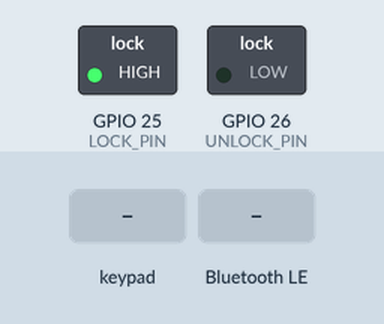
The program below on a simulated ESP32. Parts: switched loads named in the program (green lamp = pin HIGH). Wiring (inferred from the names in the program): 4×3 keypad with keys 1 2 3 4 5 6 7 8 9 * 0 #: rows GPIO 5, GPIO 13, GPIO 12, GPIO 14; columns GPIO 19, GPIO 18, GPIO 23. Dashed ring = blinking. The test bench sets the inputs (shaded band). EEPROM starts erased; nothing arrives over Bluetooth unless stated; a phone connects over Bluetooth LE 3 s after start; pins used as bus, display or sensor lines are not drawn; what the program prints to the serial monitor is not drawn.

Above: at 1.2 s.
1.3 s: keypad keys 1 2 3 4 pressed 0.4 s apart
At 2.6 s:
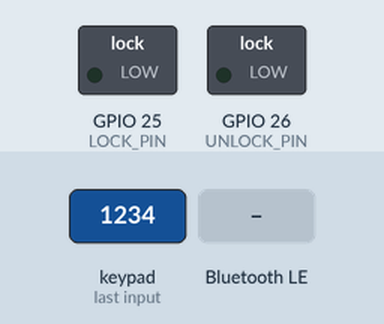
5.4 s: Bluetooth LE write "#" received
6.9 s: key '*' pressed
8.4 s: Bluetooth LE write "1" received
9.9 s: key '#' pressed
Timing chart, 0 to 12.4 s (numbered marks = the images above; inputs shaded):
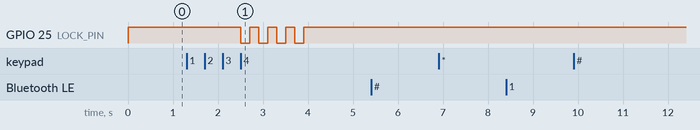

Measured:
- after the input at 1.3 s, GPIO 25 (LOCK_PIN): alternates HIGH for 0.20 s and LOW for 0.20 s, 8 changes in all, then stays HIGH, starting after 1.2 s
- after the input at 5.4 s, every drawn part: stays the same
- after the input at 6.9 s, every drawn part: stays the same
- after the input at 8.4 s, every drawn part: stays the same
- after the input at 9.9 s, every drawn part: stays the same

The program:

main.cpp
```cpp
#include "main.h"

#include "BLEmanager.h"
#include "Keyboard.h"

bool unlocked = false;
unsigned long unlockedAt = 0;
unsigned long unlockDuration = 10000;

const byte PASSWORD_LENGTH = 4;
String accessPassword = "1234";

bool enteringSpecialCode = false;

String currentInput = "";

void setup() {
  Serial.begin(115200);

  for (int i = 0; i < ROWS; i++) {
    pinMode(rows[i], OUTPUT);
    digitalWrite(rows[i], LOW);
  }

  for (int i = 0; i < COLS; i++) {
    pinMode(columns[i], INPUT_PULLDOWN);
  }

  pinMode(UNLOCK_PIN, OUTPUT);
  pinMode(LOCK_PIN, OUTPUT);

  digitalWrite(LOCK_PIN, HIGH);
  digitalWrite(UNLOCK_PIN, LOW);

  EEPROM.begin(EEPROM_SIZE);
  accessPassword = readEEPROMString(0, 16);

  Serial.println(String("Password from EEPROM: ") + accessPassword);

  if (accessPassword == "") {
    accessPassword = "1234";
    writeEEPROMString(0, accessPassword);
  }

  Serial.println(String("Password: ") + accessPassword);

  setup_ble();
}

void loop() {
  if (unlocked && millis() - unlockedAt >= unlockDuration) {
    lockedState();
  }

  char key_pressed = get_keyboard_key();
  if (key_pressed != '\0') {
    Serial.println(String("Key pressed: ") + key_pressed);
    handleKey(key_pressed);
  }
  sendAppState(unlocked, unlockDuration, millis());
}

void lockedState() {
  unlocked = false;
  digitalWrite(LOCK_PIN, HIGH);
  digitalWrite(UNLOCK_PIN, LOW);
  Serial.println("Locked");
}

void unlockedState() {
  unlocked = true;
  unlockedAt = millis();
  digitalWrite(LOCK_PIN, LOW);
  digitalWrite(UNLOCK_PIN, HIGH);
  Serial.println("Unlocked");
}

void handleKey(char key) {
  currentInput += key;

  if (key == '#' && enteringSpecialCode == false) {
    // format: #1234*5678
    enteringSpecialCode = true;
    Serial.println(String("Entering special code..."));
    return;
  }

  if (enteringSpecialCode) {
    if (currentInput.length() == 6) {
      if (key != '*') {
        signalizeWrongPassword();
        currentInput = "";
        enteringSpecialCode = false;
      }
    } else if (currentInput.length() == 10) {
      String previousPassword = currentInput.substring(1, 5);
      String newPassword = currentInput.substring(6, 10);
      if (accessPassword != previousPassword) {
        signalizeWrongPassword();
      } else {
        changePassword(newPassword);
      }
      currentInput = "";
      enteringSpecialCode = false;
    }
    return;
  }

  if (currentInput.length() == PASSWORD_LENGTH) {
    if (currentInput == accessPassword) {
      unlockedState();
      currentInput = "";
    } else {
      Serial.println(String("Invalid password"));
      currentInput = "";
      signalizeWrongPassword();
    }
  }
}

String readEEPROMString(int start, int len) {
  String result = "";
  for (int i = start; i < start + len; i++) {
    char c = EEPROM.read(i);
    if (c == 0 || c == 255) break;
    result += c;
  }
  return result;
}

void writeEEPROMString(int start, String value) {
  for (int i = 0; i < value.length(); i++) {
    EEPROM.write(start + i, value[i]);
  }
  EEPROM.write(start + value.length(), 0);
  EEPROM.commit();
}

void signalizeWrongPassword() {
  for (int i = 0; i < 4; i++) {
    digitalWrite(LOCK_PIN, LOW);
    delay(200);
    digitalWrite(LOCK_PIN, HIGH);
    delay(200);
  }
}

void signalizePasswordChange() {
  for (int i = 0; i < 4; i++) {
    digitalWrite(UNLOCK_PIN, HIGH);
    delay(200);
    digitalWrite(UNLOCK_PIN, LOW);
    delay(200);
  }
}

void changePassword(String newPassword) {
  accessPassword = newPassword;
  writeEEPROMString(0, accessPassword);
  signalizePasswordChange();
}
```

BLEmanager.cpp
```cpp
#include "BLEManager.h"

#include "main.h"

BLEServer* pServer = NULL;
BLECharacteristic* pCharacteristic = NULL;
bool deviceConnected = false;

int stateDebounceDelay = 500;
unsigned long lastStateUpdate = 0;

class MyServerCallbacks : public BLEServerCallbacks {
  void onConnect(BLEServer* pServer) {
    Serial.println("Device connected");
    deviceConnected = true;
    BLEDevice::startAdvertising();
  }

  void onDisconnect(BLEServer* pServer) {
    deviceConnected = false;
    Serial.println("Device disconnected");
  }
};

class MyCharacteristicCallbacks : public BLECharacteristicCallbacks {
  void onWrite(BLECharacteristic* pCharacteristic) {
    std::string value = pCharacteristic->getValue();

    if (value.length() > 0) {
      Serial.println("Received Command:");
      Serial.println(value.c_str());  // Print the raw JSON string

      JsonDocument doc;
      DeserializationError error = deserializeJson(doc, value);

      if (error) {
        Serial.print("Failed to parse JSON: ");
        Serial.println(error.c_str());
        return;
      }

      if (!unlocked) {
        Serial.println("Terminal needs to be unlocked to change configuration");
        return;
      }

      if (doc["unlock_duration"].is<int>()) {
        unsigned long newUnlockDuration =
            doc["unlock_duration"].as<unsigned long>();
        unlockDuration = newUnlockDuration;
        Serial.print("Updated unlock_duration to: ");
        Serial.println(unlockDuration);
      }

      if (doc["password"].is<const char*>()) {
        String newPassword = doc["password"].as<String>();
        changePassword(newPassword);
        Serial.print("Updated password to: ");
        Serial.println(newPassword);
      }
    }
  }
};

void setup_ble() {
  BLEDevice::init("ESP32 BLE Control");

  pServer = BLEDevice::createServer();
  pServer->setCallbacks(new MyServerCallbacks());

  BLEService* pService = pServer->createService(SERVICE_UUID);

  pCharacteristic = pService->createCharacteristic(
      CHARACTERISTIC_UUID, BLECharacteristic::PROPERTY_READ |
                               BLECharacteristic::PROPERTY_WRITE |
                               BLECharacteristic::PROPERTY_NOTIFY);

  pCharacteristic->setCallbacks(new MyCharacteristicCallbacks());
  pCharacteristic->addDescriptor(new BLE2902());

  // start the BLE service
  pService->start();

  BLEDevice::startAdvertising();

  Serial.println("Bluetooth device is ready to pair");
}

void sendAppState(bool unlocked, int unlockDuration, unsigned long timestamp) {
  if (timestamp - stateDebounceDelay < lastStateUpdate) {
    return;
  }
  JsonDocument doc;
  doc["unlocked"] = unlocked;
  doc["unlock_duration"] = unlockDuration;
  doc["timestamp"] = timestamp;

  String jsonStr;
  serializeJson(doc, jsonStr);

  pCharacteristic->setValue(jsonStr.c_str());
  pCharacteristic->notify();

  lastStateUpdate = timestamp;
}
```

BLEmanager.h
```cpp
#ifndef BLE_MANAGER_H
#define BLE_MANAGER_H

#include <Arduino.h>
#include <ArduinoJson.h>
#include <BLE2902.h>
#include <BLEDevice.h>
#include <BLEServer.h>
#include <BLEUtils.h>

#define SERVICE_UUID "ce329a3c-b829-42a8-9739-b2c160c3497b"
#define CHARACTERISTIC_UUID "d769bc0a-00f3-481c-8fb7-93dd37d0c3c4"

extern BLEServer* pServer;
extern BLECharacteristic* pCharacteristic;
extern bool deviceConnected;

void setup_ble();
void sendAppState(bool unlocked, int unlockDuration, unsigned long timestamp);

#endif
```

keyboard.cpp
```cpp
#include "Keyboard.h"

byte rows[ROWS] = {5, 13, 12, 14};
byte columns[COLS] = {19, 18, 23};

char keyboardChars[ROWS][COLS] = {
    {'1', '2', '3'}, {'4', '5', '6'}, {'7', '8', '9'}, {'*', '0', '#'}};
int debounceDelay = 300;
long lastKeyPressTime = 0;

char get_keyboard_key() {
  for (int a = 0; a < ROWS; a++) {
    digitalWrite(rows[a], HIGH);

    for (int b = 0; b < COLS; b++) {
      if (digitalRead(columns[b]) == HIGH) {
        if (millis() - lastKeyPressTime > debounceDelay) {
          lastKeyPressTime = millis();
          digitalWrite(rows[a], LOW);
          return keyboardChars[a][b];
        }
      }
    }
    digitalWrite(rows[a], LOW);
  }
  return '\0';
}
```

keyboard.h
```cpp
#ifndef KEYBOARD_H
#define KEYBOARD_H

#include <Arduino.h>

// ROWS and COLS configuration
const byte ROWS = 4;
const byte COLS = 3;

extern byte rows[ROWS];
extern byte columns[COLS];
extern char keyboardChars[ROWS][COLS];
extern int debounceDelay;
extern long lastKeyPressTime;

char get_keyboard_key();

#endif
```

main.h
```cpp
#include <Arduino.h>
#include <EEPROM.h>

#define EEPROM_SIZE 64

#define UNLOCK_PIN 26
#define LOCK_PIN 25

extern bool unlocked;
extern unsigned long unlockDuration;

void lockedState();
void unlockedState();
void signalizeWrongPassword();
void signalizePasswordChange();
void handleKey(char key);
String readEEPROMString(int start, int len);
void writeEEPROMString(int start, String value);
void changePassword(String newPassword);
```
